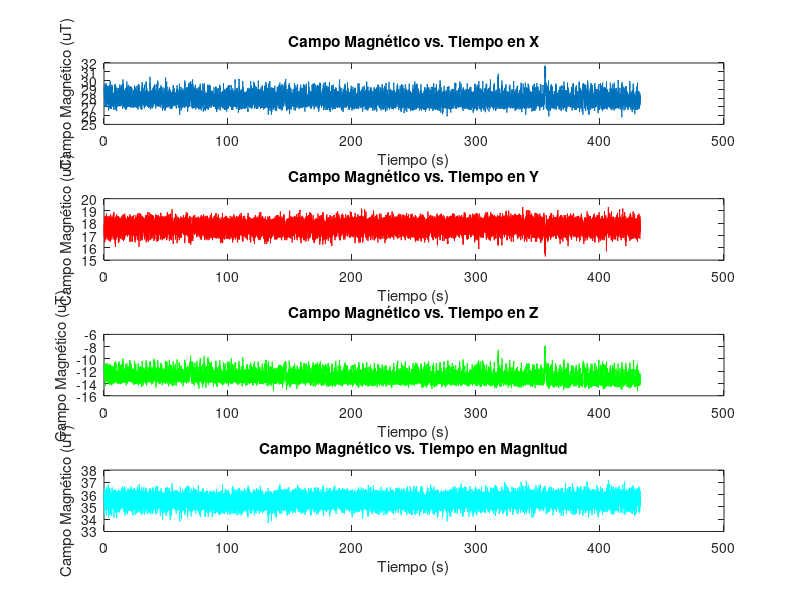

This figure's MATLAB source: (Note: this script raises an error after producing the figure.)
%% Gráficas y valor promedio de las mediciones del Campo magnético de la Tierra
%Cargar los datos medidos en el archivo dato_graficas.mat
load("datos_graficas.mat");
%Graficar las mediciones con respecto al tiempo
figure(1);
subplot(4,1,1);
plot(Times,MagneticFieldXT);
title("Campo Magnético vs. Tiempo en X");
xlabel("Tiempo (s)");
ylabel("Campo Magnético (uT)");

subplot(4,1,2);
plot(Times,MagneticFieldYT,"r");
title("Campo Magnético vs. Tiempo en Y");
xlabel("Tiempo (s)");
ylabel("Campo Magnético (uT)");

subplot(4,1,3);
plot(Times, MagneticFieldZT, "g");
title("Campo Magnético vs. Tiempo en Z");
xlabel("Tiempo (s)");
ylabel("Campo Magnético (uT)");

subplot(4,1,4);
plot(Times, AbsoluteFieldT, "c");
title("Campo Magnético vs. Tiempo en Magnitud");
xlabel("Tiempo (s)");
ylabel("Campo Magnético (uT)");
%Cálculo del valor promedio de la magnitud del campo magnético
magnitud = mean(AbsoluteFieldT);
sprintf("El valor promedio de la magnitud del campo de la tierra es de: %s uT",magnitud)
%Guardar los datos
save("datos_graficas.mat");
